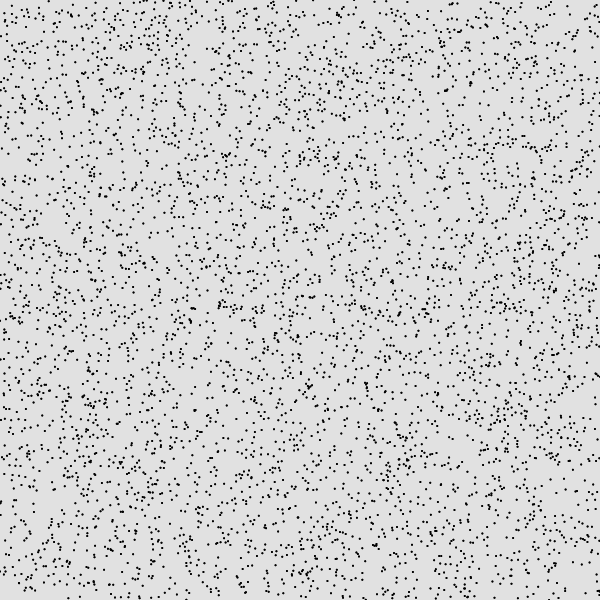
Frame 1 (no input)
Frame 60 (no input): identical to frame 1, image omitted
Frame 120 (the mouse pressed at the canvas centre since frame 60): identical to frame 1, image omitted

The p5.js sketch that drew this single still picture (run headless with seeded random() and noise() and a simulated clock; from frame 60 on, the mouse is pressed at the canvas centre):

// p5.js sketch
// ── sketch.js
var side = 15;
var count = 5000;
var angle = 0;

let zoomSlider;
let rotateSlider;

function setup() {
  createCanvas(600, 600);
  background(225);
  stroke(0);
  strokeWeight(2);

  zoomSlider = createSlider(-0.5, 2, 1, 0.001);
  zoomSlider.position(20, 600 + 20);
  zoomSlider.style('width', '140px');

  rotateSlider = createSlider(-5, 5, 0, 0.001);
  rotateSlider.position(20, 600 + 40);
  rotateSlider.style('width', '140px');
}

function draw() {
  randomSeed(73);
  background(225);
  push();
  translate(width / 2, height / 2);
  for (var i = 0; i < count; i++) {
    point(random(-width / 2, width / 2), random(-height / 2, height / 2));
  }
  pop();

  let zoomValue = zoomSlider.value();
  let rotateAngle = rotateSlider.value();

  randomSeed(73);
  push();
  translate(width / 2, height / 2);
  rotate(radians(rotateAngle));
  scale(zoomValue);
  for (i = 0; i < count; i++) {
    point(random(-width / 2, width / 2), random(-height / 2, height / 2));
  }
  pop();
  angle += 0.05;
}
